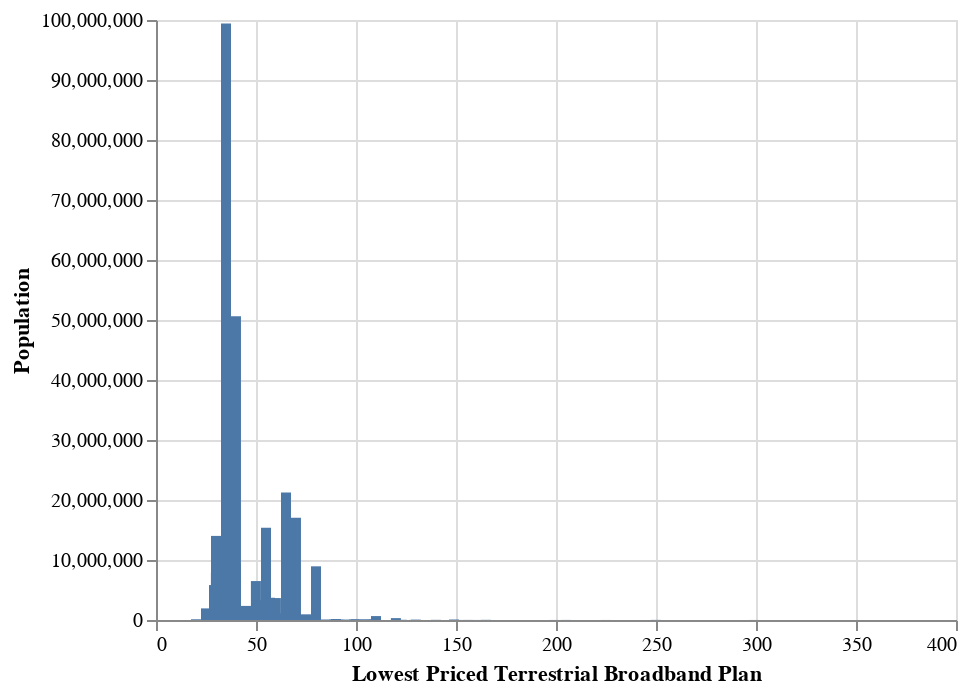

This figure's notebook cell:
### Code cell
alt.Chart(grouped_by_price_pop).mark_bar().encode(
 x= "Lowest Priced Terrestrial Broadband Plan",
 y = 'Population').interactive()

### Figure 1 — Vega-Lite specification as saved in the notebook (floating-point values rounded to 4 significant figures; data arrays with more than 128 entries replaced by an {"elided": "..."} marker saying what was removed)
{"config": {"view": {"continuousWidth": 400, "continuousHeight": 300}}, "data": {"name": "data-070ec948da2a75c485b430354872fa98"}, "mark": "bar", "encoding": {"x": {"type": "quantitative", "field": "Lowest Priced Terrestrial Broadband Plan"}, "y": {"type": "quantitative", "field": "Population"}}, "selection": {"selector006": {"type": "interval", "bind": "scales", "encodings": ["x", "y"]}}, "$schema": "https://vega.github.io/schema/vega-lite/v4.8.1.json", "datasets": {"data-070ec948da2a75c485b430354872fa98": {"elided": "210 records"}}}
